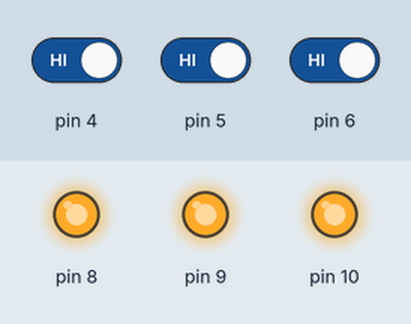
This sketch was run on a simulated Arduino Uno, built with avr-gcc and run on an emulated ATmega328P. Shown: output pins drawn as LEDs (lit = HIGH). The test bench sets the inputs (shaded band); at power-on: pin 4 HIGH, pin 5 HIGH, pin 6 HIGH.

Above: at 1.2 s.
1.3 s: pin 4 driven LOW
At 2.2 s:
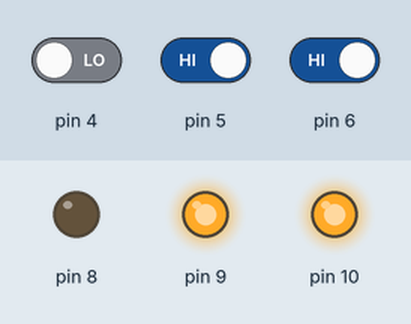
2.8 s: pin 5 driven LOW
At 3.3 s:
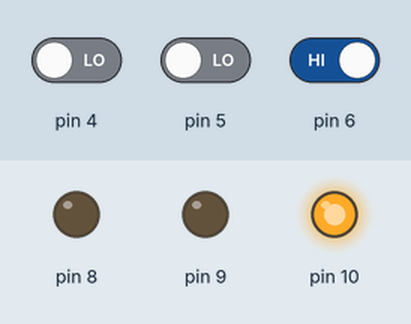
4.3 s: pin 6 driven LOW
At 5.5 s:
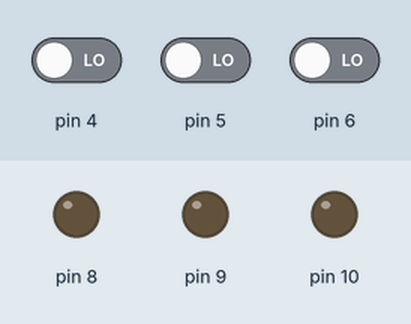
5.8 s: pin 4 driven HIGH
At 6.8 s:
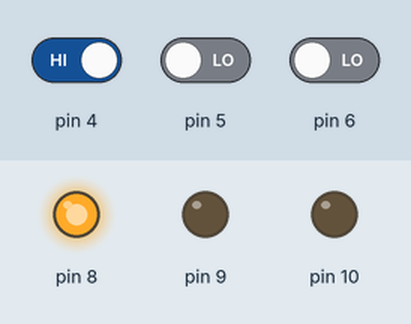
7.3 s: pin 5 driven HIGH
At 8.0 s:
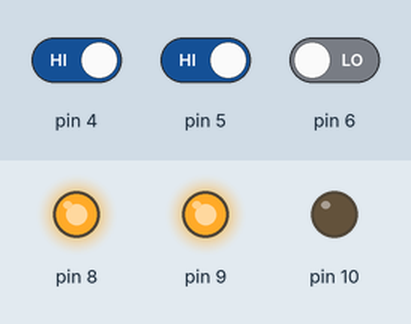
8.8 s: pin 4 driven LOW
At 9.1 s:
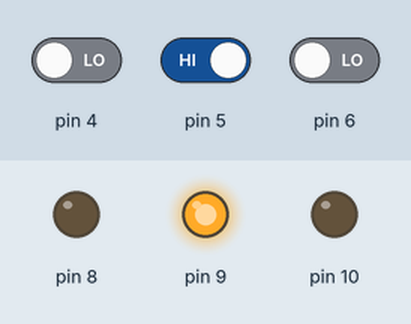
Timing chart, 0 to 11.3 s (numbered marks = the images above; inputs shaded):
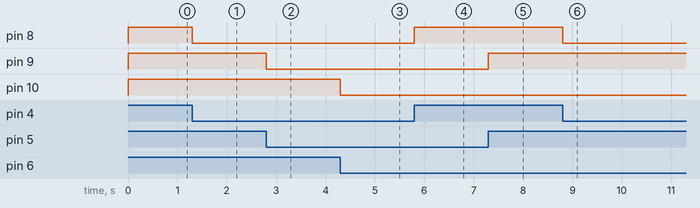

The sketch:

Switch3Led.ino
```cpp
void setup() {
  pinMode(4,INPUT);
  pinMode(5,INPUT);
  pinMode(6,INPUT);
  pinMode(8,OUTPUT);
  pinMode(9,OUTPUT);
  pinMode(10,OUTPUT);
}
void loop() {
  if (digitalRead(4) == LOW){
    digitalWrite(8,0);
  }
  else {
    digitalWrite(8,1);
  }
  if(digitalRead(5) == LOW){
    digitalWrite(9,0);
  }
  else {
    digitalWrite(9,1);
  }
  if(digitalRead(6) == LOW) {
    digitalWrite(10,0);
  }
  else {
    digitalWrite(10,1);
  }
}
```

Measured:
- after the input at 1.3 s, pin 8: HIGH → LOW at once
- after the input at 2.8 s, pin 9: HIGH → LOW at once
- after the input at 4.3 s, pin 10: HIGH → LOW at once
- after the input at 5.8 s, pin 8: LOW → HIGH at once
- after the input at 7.3 s, pin 9: LOW → HIGH at once
- after the input at 8.8 s, pin 8: HIGH → LOW at once
